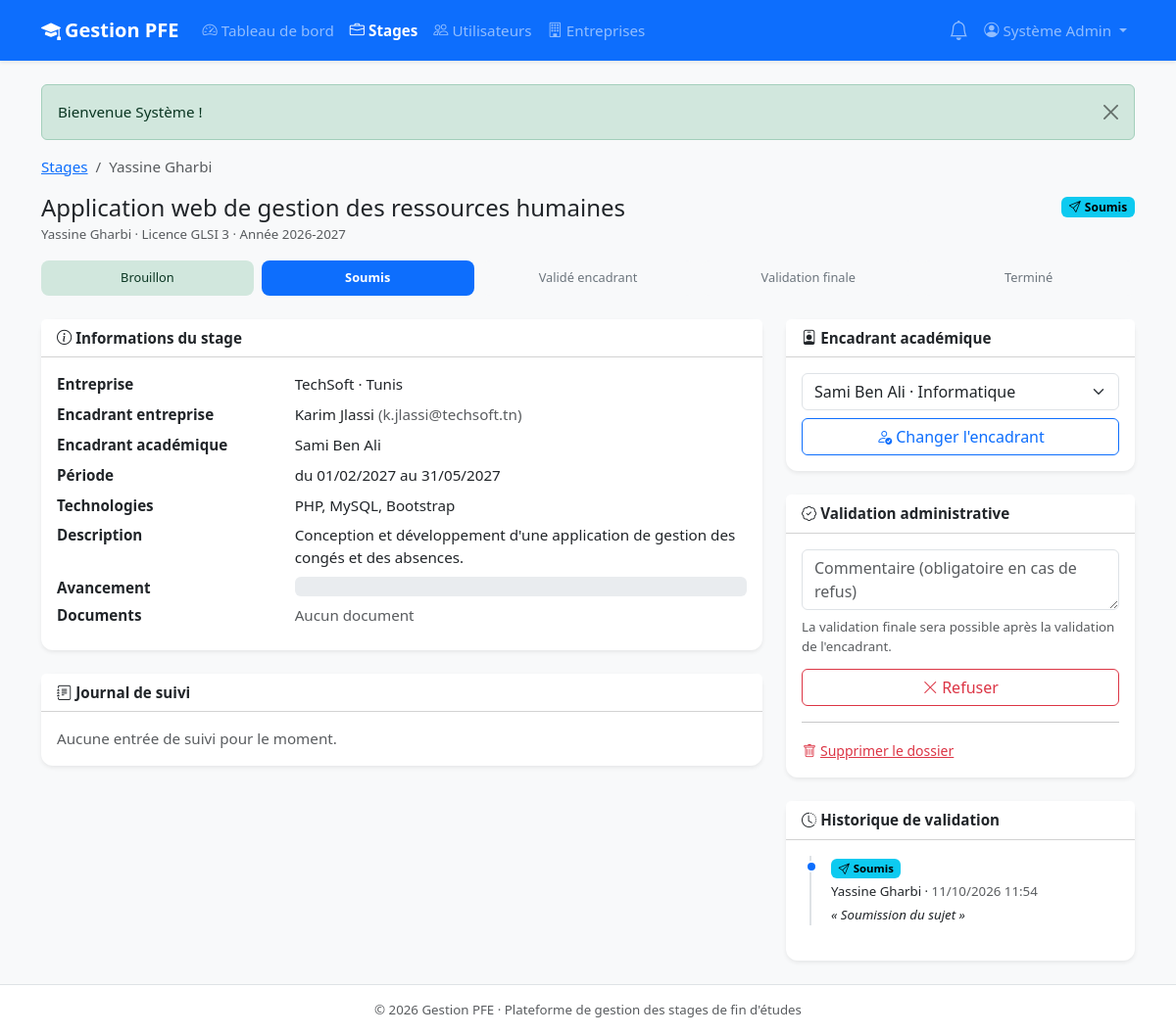
/admin/stage.php?id=1 (signed in), run on the app's committed database.
### tables this page shows
CREATE TABLE stages (
    id                       INT UNSIGNED AUTO_INCREMENT PRIMARY KEY,
    etudiant_id              INT UNSIGNED NOT NULL,
    encadrant_id             INT UNSIGNED NULL,
    entreprise_id            INT UNSIGNED NULL,
    sujet                    VARCHAR(255) NOT NULL,
    description              TEXT         NULL,
    technologies             VARCHAR(255) NULL,
    encadrant_entreprise     VARCHAR(150) NULL,
    encadrant_entreprise_email VARCHAR(150) NULL,
    date_debut               DATE         NOT NULL,
    date_fin                 DATE         NOT NULL,
    statut                   ENUM('brouillon','soumis','a_corriger','valide_encadrant','valide','refuse','termine')
                             NOT NULL DEFAULT 'brouillon',
    avancement               TINYINT UNSIGNED NOT NULL DEFAULT 0,    
    fichier_convention       VARCHAR(255) NULL,
    fichier_rapport          VARCHAR(255) NULL,
    note_finale              DECIMAL(4,2) NULL,
    annee_universitaire      VARCHAR(9)   NOT NULL,                  
    created_at               DATETIME     NOT NULL DEFAULT CURRENT_TIMESTAMP,
    updated_at               DATETIME     NOT NULL DEFAULT CURRENT_TIMESTAMP ON UPDATE CURRENT_TIMESTAMP,
    CONSTRAINT fk_stage_etudiant   FOREIGN KEY (etudiant_id)   REFERENCES utilisateurs(id) ON DELETE CASCADE,
    CONSTRAINT fk_stage_encadrant  FOREIGN KEY (encadrant_id)  REFERENCES utilisateurs(id) ON DELETE SET NULL,
    CONSTRAINT fk_stage_entreprise FOREIGN KEY (entreprise_id) REFERENCES entreprises(id)  ON DELETE SET NULL,
    INDEX idx_stage_statut (statut)
);

CREATE TABLE utilisateurs (
    id            INT UNSIGNED AUTO_INCREMENT PRIMARY KEY,
    nom           VARCHAR(100) NOT NULL,
    prenom        VARCHAR(100) NOT NULL,
    email         VARCHAR(150) NOT NULL UNIQUE,
    mot_de_passe  VARCHAR(255) NOT NULL,
    role          ENUM('etudiant','encadrant','admin') NOT NULL DEFAULT 'etudiant',
    telephone     VARCHAR(30)  NULL,
    filiere       VARCHAR(100) NULL,       
    departement   VARCHAR(100) NULL,       
    actif         TINYINT(1)   NOT NULL DEFAULT 1,
    created_at    DATETIME     NOT NULL DEFAULT CURRENT_TIMESTAMP
);

CREATE TABLE historique_statuts (
    id              INT UNSIGNED AUTO_INCREMENT PRIMARY KEY,
    stage_id        INT UNSIGNED NOT NULL,
    utilisateur_id  INT UNSIGNED NOT NULL,
    ancien_statut   VARCHAR(30)  NULL,
    nouveau_statut  VARCHAR(30)  NOT NULL,
    commentaire     TEXT         NULL,
    created_at      DATETIME     NOT NULL DEFAULT CURRENT_TIMESTAMP,
    CONSTRAINT fk_hist_stage FOREIGN KEY (stage_id)       REFERENCES stages(id)       ON DELETE CASCADE,
    CONSTRAINT fk_hist_user  FOREIGN KEY (utilisateur_id) REFERENCES utilisateurs(id) ON DELETE CASCADE
);

CREATE TABLE entreprises (
    id          INT UNSIGNED AUTO_INCREMENT PRIMARY KEY,
    nom         VARCHAR(150) NOT NULL,
    adresse     VARCHAR(255) NULL,
    ville       VARCHAR(100) NULL,
    telephone   VARCHAR(30)  NULL,
    email       VARCHAR(150) NULL,
    created_at  DATETIME     NOT NULL DEFAULT CURRENT_TIMESTAMP
);

### config/database.php (called while the page is built, shortened)
<?php
function db(): PDO
{
    static $pdo = null;
    if ($pdo === null) {
        $dsn = 'mysql:host=' . DB_HOST . ';port=' . DB_PORT . ';dbname=' . DB_NAME . ';charset=utf8mb4';
        try {
            $pdo = new PDO($dsn, DB_USER, DB_PASS, [
                PDO::ATTR_ERRMODE            => PDO::ERRMODE_EXCEPTION,
                PDO::ATTR_DEFAULT_FETCH_MODE => PDO::FETCH_ASSOC,
                PDO::ATTR_EMULATE_PREPARES   => false,
            ]);
        } catch (PDOException $e) {
            http_response_code(500);
            die('<div style="font-family:sans-serif;padding:2rem">'
                . '<h3>Connexion à la base de données impossible</h3>'
                . '<p>Vérifiez que MySQL est démarré dans Laragon et que la base <b>' . DB_NAME
                . '</b> a été importée depuis <code>database/gestion_pfe.sql</code>.</p>'
                . '<small>' . htmlspecialchars($e->getMessage()) . '</small></div>');
        }
    }
    return $pdo;
}

### includes/stage_details.php (the view, shortened to what this page needs)
<?php
$etapes = ['brouillon' => 'Brouillon', 'soumis' => 'Soumis', 'valide_encadrant' => 'Validé encadrant',
           'valide' => 'Validation finale', 'termine' => 'Terminé'];
$ordre = array_keys($etapes);
$position = array_search($stage['statut'] === 'a_corriger' ? 'soumis' : $stage['statut'], $ordre, true);
?>
<div class="d-flex flex-wrap justify-content-between align-items-start gap-2 mb-3">
    <div>
        <h1 class="h4 mb-1"><?= e($stage['sujet']) ?></h1>
        <div class="text-muted small">
            <?= e($stage['etudiant_prenom'] . ' ' . $stage['etudiant_nom']) ?> · <?= e($stage['filiere']) ?>
            · Année <?= e($stage['annee_universitaire']) ?>
        </div>
    </div>
    <div class="fs-6"><?= statut_badge($stage['statut']) ?></div>
</div>
<?php if ($stage['statut'] === 'refuse'): ?>
    <div class="alert alert-danger"><i class="bi bi-x-octagon me-1"></i>Ce stage a été refusé. Consultez l'historique pour le motif.</div>
<?php else: ?>
    <div class="workflow-steps mb-4">
        <?php foreach ($ordre as $i => $key): ?>
            <div class="step <?= $i < $position || ($key === 'termine' && $stage['statut'] === 'termine') ? 'done' : ($i === $position ? 'current' : '') ?>">
                <?= e($etapes[$key]) ?>
            </div>
        <?php endforeach; ?>
    </div>
<?php endif; ?>
<div class="row g-4">
    <div class="col-lg-8">
        <div class="card shadow-sm border-0 mb-4">
            <div class="card-header bg-white fw-semibold"><i class="bi bi-info-circle me-1"></i>Informations du stage</div>
            <div class="card-body">
                <dl class="row mb-0">
                    <dt class="col-sm-4">Entreprise</dt>
                    <dd class="col-sm-8"><?= e($stage['entreprise_nom'] ?? '—') ?><?= $stage['entreprise_ville'] ? ' · ' . e($stage['entreprise_ville']) : '' ?></dd>
                    <dt class="col-sm-4">Encadrant entreprise</dt>
                    <dd class="col-sm-8"><?= e($stage['encadrant_entreprise'] ?: '—') ?>
                        <?php if ($stage['encadrant_entreprise_email']): ?><span class="text-muted">(<?= e($stage['encadrant_entreprise_email']) ?>)</span><?php endif; ?></dd>
                    <dt class="col-sm-4">Encadrant académique</dt>
                    <dd class="col-sm-8"><?= $stage['encadrant_id'] ? e($stage['encadrant_prenom'] . ' ' . $stage['encadrant_nom']) : '<span class="text-warning">Non affecté</span>' ?></dd>
                    <dt class="col-sm-4">Période</dt>
                    <dd class="col-sm-8">du <?= format_date($stage['date_debut']) ?> au <?= format_date($stage['date_fin']) ?></dd>
                    <dt class="col-sm-4">Technologies</dt>
                    <dd class="col-sm-8"><?= e($stage['technologies'] ?: '—') ?></dd>
                    <dt class="col-sm-4">Description</dt>
                    <dd class="col-sm-8"><?= nl2br(e($stage['description'] ?: '—')) ?></dd>
                    <dt class="col-sm-4">Avancement</dt>
                    <dd class="col-sm-8">
                        <div class="progress" role="progressbar" style="height:1.25rem">
                        </div>
                    </dd>
                    <dt class="col-sm-4">Documents</dt>
                    <dd class="col-sm-8">
                        <?php if (!$stage['fichier_convention'] && !$stage['fichier_rapport']): ?><span class="text-muted">Aucun document</span><?php endif; ?>
                    </dd>
                </dl>
            </div>
        </div>
        <div class="card shadow-sm border-0 mb-4">
            <div class="card-header bg-white fw-semibold"><i class="bi bi-journal-text me-1"></i>Journal de suivi</div>
            <div class="card-body">
                <?php if (!$suivis): ?>
                    <p class="text-muted mb-0">Aucune entrée de suivi pour le moment.</p>
                <?php endif; ?>
            </div>
        </div>
    </div>
    <div class="col-lg-4">
        <?php if (isset($actionsPanel)) { echo $actionsPanel; } ?>
        <div class="card shadow-sm border-0">
            <div class="card-header bg-white fw-semibold"><i class="bi bi-clock-history me-1"></i>Historique de validation</div>
            <div class="card-body">
                <div class="timeline">
                    <?php foreach ($historique as $h): ?>
                        <div class="timeline-item">
                            <div><?= statut_badge($h['nouveau_statut']) ?></div>
                            <div class="small mt-1"><?= e($h['prenom'] . ' ' . $h['nom']) ?> · <span class="text-muted"><?= format_date($h['created_at'], true) ?></span></div>
                            <?php if ($h['commentaire']): ?><div class="small fst-italic mt-1">« <?= e($h['commentaire']) ?> »</div><?php endif; ?>
                        </div>
                    <?php endforeach; ?>
                </div>
            </div>
        </div>
    </div>
</div>

### admin/stage.php (shortened to what this page needs)
<?php
require_once __DIR__ . '/../includes/functions.php';
$id = (int) ($_GET['id'] ?? 0);
$stage = get_stage($id);
$historique = get_historique($id);
$suivis = get_suivis($id);
$encadrants = get_encadrants();
ob_start(); ?>
<div class="card shadow-sm border-0 mb-4">
    <div class="card-header bg-white fw-semibold"><i class="bi bi-person-badge me-1"></i>Encadrant académique</div>
    <div class="card-body">
        <form method="post">
            <select name="encadrant_id" class="form-select mb-2" required>
                <?php foreach ($encadrants as $enc): ?>
                    <option value="<?= $enc['id'] ?>" <?= (int) $stage['encadrant_id'] === (int) $enc['id'] ? 'selected' : '' ?>>
                        <?= e($enc['prenom'] . ' ' . $enc['nom']) ?><?= $enc['departement'] ? ' · ' . e($enc['departement']) : '' ?>
                    </option>
                <?php endforeach; ?>
            </select>
            <button name="action" value="affecter" class="btn btn-outline-primary w-100">
                <i class="bi bi-person-check me-1"></i><?= $stage['encadrant_id'] ? "Changer l'encadrant" : 'Affecter' ?>
            </button>
        </form>
    </div>
</div>
<div class="card shadow-sm border-0 mb-4">
    <div class="card-header bg-white fw-semibold"><i class="bi bi-patch-check me-1"></i>Validation administrative</div>
    <div class="card-body">
        <?php if (!in_array($stage['statut'], ['refuse', 'termine'], true)): ?>
            <form method="post">
                <textarea name="commentaire" class="form-control mb-2" rows="2" placeholder="Commentaire (obligatoire en cas de refus)"></textarea>
                <div class="d-grid gap-2">
                    <?php if ($stage['statut'] === 'valide_encadrant'): ?>
                        <button name="action" value="valider" class="btn btn-success" data-confirm="Valider définitivement ce stage ?"><i class="bi bi-check2-all me-1"></i>Validation finale</button>
                    <?php else: ?>
                        <p class="small text-muted mb-1">La validation finale sera possible après la validation de l'encadrant.</p>
                    <?php endif; ?>
                    <button name="action" value="refuser" class="btn btn-outline-danger" data-confirm="Refuser ce stage ?"><i class="bi bi-x-lg me-1"></i>Refuser</button>
                </div>
            </form>
        <?php else: ?>
            <p class="small text-muted mb-0">Dossier clôturé.</p>
        <?php endif; ?>
        <hr>
        <form method="post">
            <button name="action" value="supprimer" class="btn btn-sm btn-link text-danger p-0" data-confirm="Supprimer définitivement ce stage et ses documents ?">
                <i class="bi bi-trash me-1"></i>Supprimer le dossier
            </button>
        </form>
    </div>
</div>
<?php
$actionsPanel = ob_get_clean();
require __DIR__ . '/../includes/header.php';
?>
<nav aria-label="breadcrumb">
    <ol class="breadcrumb small">
        <li class="breadcrumb-item"><a href="<?= url('admin/stages.php') ?>">Stages</a></li>
        <li class="breadcrumb-item active"><?= e($stage['etudiant_prenom'] . ' ' . $stage['etudiant_nom']) ?></li>
    </ol>
</nav>
<?php require __DIR__ . '/../includes/stage_details.php'; ?>
<?php require __DIR__ . '/../includes/footer.php'; ?>

### includes/functions.php (shortened to what this page needs)
<?php
require_once __DIR__ . '/../config/database.php';
function e($value): string
{
    return htmlspecialchars((string) ($value ?? ''), ENT_QUOTES, 'UTF-8');
}
function url(string $path = ''): string
{
    return BASE_URL . '/' . ltrim($path, '/');
}
function format_date(?string $date, bool $withTime = false): string
{
    return date($withTime ? 'd/m/Y H:i' : 'd/m/Y', strtotime($date));
}
function statuts(): array
{
    return [
        'brouillon'        => ['label' => 'Brouillon',           'color' => 'secondary', 'icon' => 'pencil'],
        'soumis'           => ['label' => 'Soumis',              'color' => 'info',      'icon' => 'send'],
        'a_corriger'       => ['label' => 'À corriger',          'color' => 'warning',   'icon' => 'exclamation-triangle'],
        'valide_encadrant' => ['label' => 'Validé par encadrant','color' => 'primary',   'icon' => 'person-check'],
        'valide'           => ['label' => 'Validé (en cours)',   'color' => 'success',   'icon' => 'check-circle'],
        'refuse'           => ['label' => 'Refusé',              'color' => 'danger',    'icon' => 'x-circle'],
        'termine'          => ['label' => 'Terminé',             'color' => 'dark',      'icon' => 'flag'],
    ];
}
function statut_badge(string $statut): string
{
    $s = statuts()[$statut] ?? ['label' => $statut, 'color' => 'secondary', 'icon' => 'question'];
    return '<span class="badge text-bg-' . $s['color'] . '"><i class="bi bi-' . $s['icon'] . ' me-1"></i>'
        . e($s['label']) . '</span>';
}
function get_stage(int $id): ?array
{
    $stmt = db()->prepare(
        'SELECT s.*,
                et.nom AS etudiant_nom, et.prenom AS etudiant_prenom, et.email AS etudiant_email, et.filiere,
                en.nom AS encadrant_nom, en.prenom AS encadrant_prenom, en.email AS encadrant_email,
                ent.nom AS entreprise_nom, ent.ville AS entreprise_ville, ent.adresse AS entreprise_adresse
         FROM stages s
         JOIN utilisateurs et ON et.id = s.etudiant_id
         LEFT JOIN utilisateurs en ON en.id = s.encadrant_id
         LEFT JOIN entreprises ent ON ent.id = s.entreprise_id
         WHERE s.id = ?'
    );
    $stmt->execute([$id]);
    return $stmt->fetch() ?: null;
}
function get_historique(int $stageId): array
{
    $stmt = db()->prepare(
        'SELECT h.*, u.nom, u.prenom, u.role FROM historique_statuts h
         JOIN utilisateurs u ON u.id = h.utilisateur_id
         WHERE h.stage_id = ? ORDER BY h.created_at DESC, h.id DESC'
    );
    $stmt->execute([$stageId]);
    return $stmt->fetchAll();
}
function get_suivis(int $stageId): array
{
    $stmt = db()->prepare(
        'SELECT s.*, u.nom, u.prenom, u.role FROM suivis s
         JOIN utilisateurs u ON u.id = s.auteur_id
         WHERE s.stage_id = ? ORDER BY s.created_at DESC, s.id DESC'
    );
    $stmt->execute([$stageId]);
    return $stmt->fetchAll();
}
function get_encadrants(): array
{
    return db()->query("SELECT id, nom, prenom, departement FROM utilisateurs
                        WHERE role = 'encadrant' AND actif = 1 ORDER BY nom, prenom")->fetchAll();
}

### assets/css/style.css (style rules this page uses)
body { font-size: .95rem; }
.card { border-radius: .75rem; }
.timeline { border-left: 2px solid var(--bs-border-color); margin-left: .5rem; padding-left: 1.25rem; }
.timeline-item { position: relative; margin-bottom: 1.25rem; }
.timeline-item::before { content: ""; position: absolute; left: -1.65rem; top: .3rem; width: .75rem; height: .75rem; border-radius: 50%; background: var(--bs-primary); border: 2px solid #fff; }
.workflow-steps { display: flex; flex-wrap: wrap; gap: .5rem; }
.workflow-steps .step { flex: 1 1 120px; text-align: center; padding: .5rem; border-radius: .5rem; background: var(--bs-light); color: var(--bs-secondary); font-size: .8rem; }
.workflow-steps .step.done { background: var(--bs-success-bg-subtle); color: var(--bs-success-text-emphasis); }
.workflow-steps .step.current { background: var(--bs-primary); color: #fff; font-weight: 600; }

### data on the page
stages: etudiant.nom "Yassine Gharbi", sujet "Application web de gestion des ressources humaines", etudiant.filiere "Licence GLSI 3", annee_universitaire "2026-2027", statut "Soumis", entreprise.nom "TechSoft", entreprise.ville "Tunis", encadrant_entreprise "Karim Jlassi", encadrant_entreprise_email "k.jlassi@techsoft.tn", encadrant.nom "Sami Ben Ali", date_debut "01/02/2027", date_fin "31/05/2027", technologies "PHP, MySQL, Bootstrap", description "Conception et développement d'une application de gestion des congés et des absences.", encadrant_id "Sami Ben Ali · Informatique"
historique_statuts: ancien_statut "Brouillon", nouveau_statut "Soumis", utilisateur.nom "Yassine Gharbi", created_at "11/10/2026 11:54", commentaire "Soumission du sujet"

### other printed values
APP_NAME "Gestion PFE"
$label "Tableau de bord"
$label "Stages"
$label "Utilisateurs"
$label "Entreprises"
$user['prenom'] . ' ' . $user['nom'] "Système Admin"
$f['message'] "Bienvenue Système !"
$etapes[$key] "Validé encadrant"
$etapes[$key] "Validation finale"
$etapes[$key] "Terminé"
